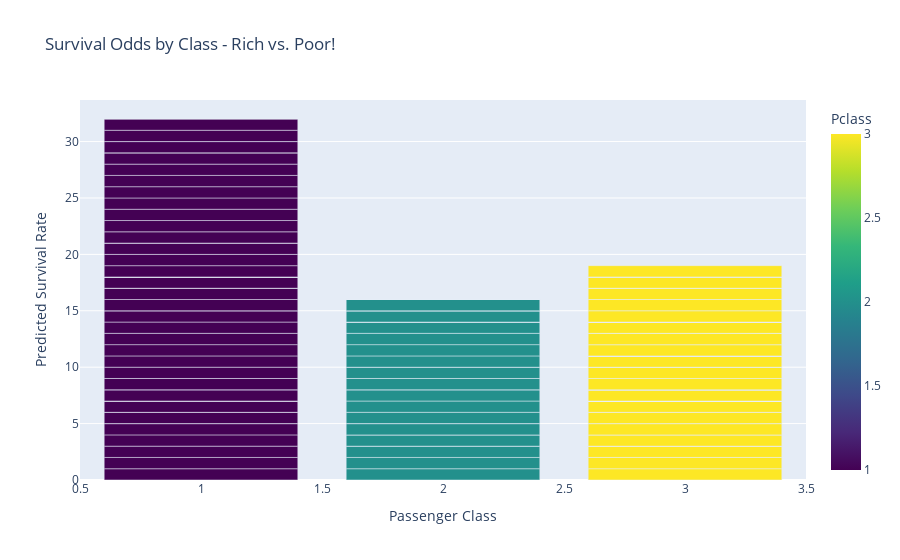

Notebook code cell kept with this figure:
### Code cell
# Cell 25: Survival Insights by Key Features
# Survival by Sex_male
plt.figure(figsize=(10, 6))
print("Columns in test_results:", test_results.columns.tolist())  # Debug
if 'Sex_male' in test_results.columns:
    sns.barplot(x='Sex_male', y='Predicted_Survived', data=test_results, palette='deep')
    plt.title('Survival Odds by Gender - Men vs. Women!', fontsize=16, pad=20)
    plt.xlabel('Sex (0 = Female, 1 = Male)', fontsize=12)
    plt.ylabel('Predicted Survival Rate', fontsize=12)
    plt.show()
else:
    print("⚠️ 'Sex_male' not found! Skipping gender plot. Check Step 1 or Cell 24.")

# Survival by Pclass (Interactive Plotly)
fig6 = px.bar(test_results, x='Pclass', y='Predicted_Survived', 
              title='Survival Odds by Class - Rich vs. Poor!',
              color='Pclass', color_continuous_scale='Viridis')
fig6.update_layout(xaxis_title='Passenger Class', yaxis_title='Predicted Survival Rate')
fig6.show()

### Figure 1 — Plotly figure (JSON) as saved in the notebook; plotly's stock layout.template omitted (floating-point values rounded to 4 significant figures; data arrays with more than 128 entries replaced by an {"elided": "..."} marker saying what was removed)
{"data": [{"hovertemplate": "Pclass=%{marker.color}<br>Predicted_Survived=%{y}<extra></extra>", "legendgroup": "", "marker": {"color": {"elided": "179 int values"}, "coloraxis": "coloraxis", "pattern": {"shape": ""}}, "name": "", "orientation": "v", "showlegend": false, "textposition": "auto", "type": "bar", "x": {"elided": "179 int values"}, "xaxis": "x", "y": {"elided": "179 int values"}, "yaxis": "y"}], "layout": {"barmode": "relative", "coloraxis": {"colorbar": {"title": {"text": "Pclass"}}, "colorscale": [[0, "#440154"], [0.1111, "#482878"], [0.2222, "#3e4989"], [0.3333, "#31688e"], [0.4444, "#26828e"], [0.5556, "#1f9e89"], [0.6667, "#35b779"], [0.7778, "#6ece58"], [0.8889, "#b5de2b"], [1, "#fde725"]]}, "legend": {"tracegroupgap": 0}, "title": {"text": "Survival Odds by Class - Rich vs. Poor!"}, "xaxis": {"anchor": "y", "domain": [0, 1], "title": {"text": "Passenger Class"}}, "yaxis": {"anchor": "x", "domain": [0, 1], "title": {"text": "Predicted Survival Rate"}}}}
